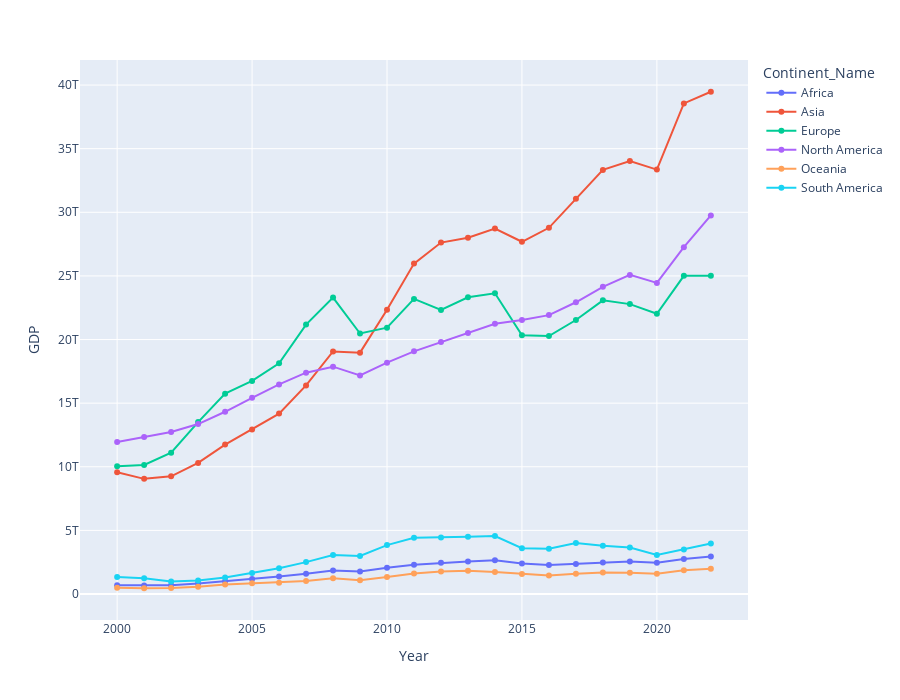

The notebook cell this image was saved under:
### Markdown cell above
### GDP Race

### Code cell
gdp_data = df[df.GDP.isna()==False].groupby(["Continent_Name","Year"])["GDP"].sum().reset_index()
px.line(gdp_data, x = "Year", y = "GDP", color = "Continent_Name", height = 700,markers=True)
